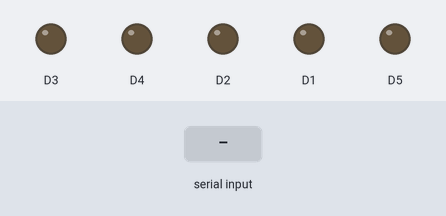
A sketch run on a simulated ESP8266 (NodeMCU). Shown: output pins drawn as LEDs (lit = HIGH). The inputs (shaded band) are chosen by the test bench.

Above: at 1.2 s.
1.3 s: "1\n" received over Serial
At 2.5 s:
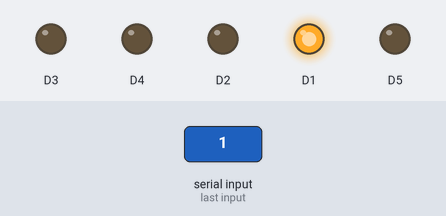
2.8 s: "2\n" received over Serial
At 3.7 s:
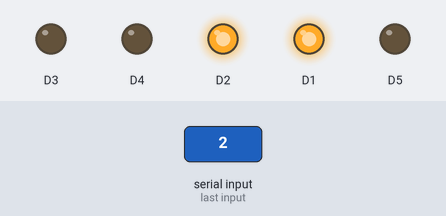
4.3 s: "3\n" received over Serial
At 4.8 s:
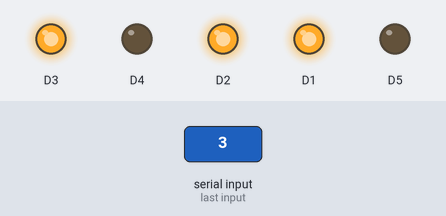
5.8 s: "4\n" received over Serial
At 7.0 s:
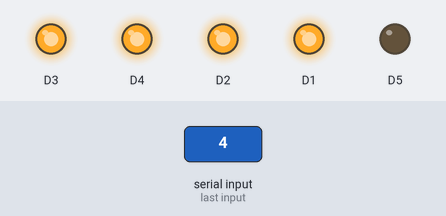
7.3 s: "5\n" received over Serial
At 8.3 s:
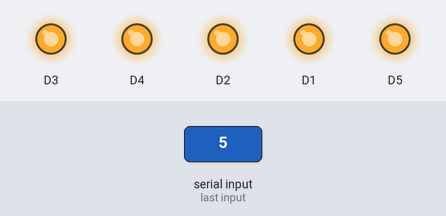
8.8 s: "90,45\n" received over Serial
At 9.5 s:
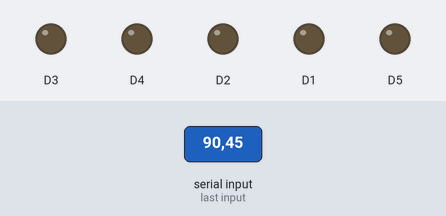
Timing chart, 0 to 11.3 s (numbered marks = the images above; inputs shaded):
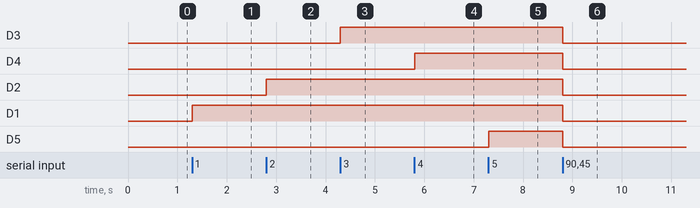

Measured:
- after the input at 1.3 s, D1: LOW → HIGH at once
- after the input at 2.8 s, D2: LOW → HIGH at once
- after the input at 4.3 s, D3: LOW → HIGH at once
- after the input at 5.8 s, D4: LOW → HIGH at once
- after the input at 7.3 s, D5: LOW → HIGH at once
- after the input at 8.8 s, D3, D4, D2, D1, D5: HIGH → LOW at once

The sketch:

LEDs_using_finger_count.ino
```cpp
int x;
void setup() {
 Serial.begin(115200);
 Serial.setTimeout(1);
 pinMode(D1,OUTPUT);
 pinMode(D2,OUTPUT);
 pinMode(D3,OUTPUT);
 pinMode(D4,OUTPUT);
 pinMode(D5,OUTPUT);
 }
void loop() {
 while (!Serial.available());
 x = Serial.readString().toInt();
 //Serial.print(x + 1);
 if(x==0){
  digitalWrite(D1,LOW);
  digitalWrite(D2,LOW);
  digitalWrite(D3,LOW);
  digitalWrite(D4,LOW);
  digitalWrite(D5,LOW);
 }
 else if(x==1)
 {
  digitalWrite(D1,HIGH);
  digitalWrite(D2,LOW);
  digitalWrite(D3,LOW);
  digitalWrite(D4,LOW);
  digitalWrite(D5,LOW);
 }
 else if(x==2)
 {
  digitalWrite(D1,HIGH);
  digitalWrite(D2,HIGH);
  digitalWrite(D3,LOW);
  digitalWrite(D4,LOW);
  digitalWrite(D5,LOW);
 }
 else if(x==3)
 {
  digitalWrite(D1,HIGH);
  digitalWrite(D2,HIGH);
  digitalWrite(D3,HIGH);
  digitalWrite(D4,LOW);
  digitalWrite(D5,LOW);
 }
 else if(x==4)
 {
  digitalWrite(D1,HIGH);
  digitalWrite(D2,HIGH);
  digitalWrite(D3,HIGH);
  digitalWrite(D4,HIGH);
  digitalWrite(D5,LOW);
 }
 else if(x==5)
 {
  digitalWrite(D1,HIGH);
  digitalWrite(D2,HIGH);
  digitalWrite(D3,HIGH);
  digitalWrite(D4,HIGH);
  digitalWrite(D5,HIGH);
 }
 else
 {
  digitalWrite(D1,LOW);
  digitalWrite(D2,LOW);
  digitalWrite(D3,LOW);
  digitalWrite(D4,LOW);
  digitalWrite(D5,LOW);
 }
}
```
